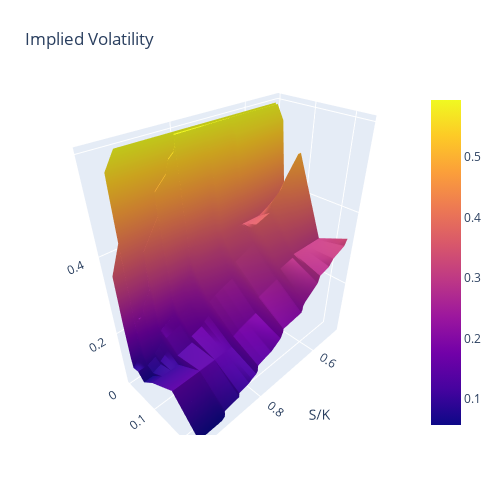

Source (notebook cell):
### Code cell
#LINEAR INTERPOLATION
new_df = option.df[['moneyness', '_T', 'I_VOL_BS']]
new_df = new_df.pivot(index = '_T',columns='moneyness', values='I_VOL_BS')

new_df=new_df.interpolate(method='linear',axis=1,limit_direction='both')
z = new_df
x = list(new_df.columns)
y = list(new_df.index)


fig = go.Figure(data=[go.Surface(z=z, x=x, y=y)])
fig.update_layout(title='Implied Volatility', autosize=False,
                  width=500, height=500,
                  margin=dict(l=65, r=50, b=65, t=90))
fig.update_scenes(xaxis_title_text='S/K', yaxis_title_text='Exp', zaxis_title_text='IV') 
fig.show()

### Figure 1 — Plotly figure (JSON) as saved in the notebook; plotly's stock layout.template omitted (floating-point values rounded to 4 significant figures; data arrays with more than 128 entries replaced by an {"elided": "..."} marker saying what was removed)
{"data": [{"type": "surface", "x": [0.5075, 0.5167, 0.5565, 0.5708, 0.6029, 0.6059, 0.609, 0.6524, 0.6571, 0.6577, 0.6611, 0.723, 0.7235, 0.7271, 0.7308, 0.7612, 0.7857, 0.8031, 0.8033, 0.8033, 0.8038, 0.8079, 0.8216, 0.8303, 0.8605, 0.8607, 0.8607, 0.9035, 0.9038, 0.9038, 0.9044, 0.9133, 0.927, 0.9271, 0.9511, 0.9514, 0.9514, 0.9515, 0.9515, 0.9771, 0.9771, 0.9772], "y": [0.0008756, 0.003615, 0.006355, 0.02553, 0.04471, 0.08307, 0.1598, 0.2365], "z": {"elided": "8x42 float values"}}], "layout": {"autosize": false, "height": 500, "margin": {"b": 65, "l": 65, "r": 50, "t": 90}, "scene": {"xaxis": {"title": {"text": "S/K"}}, "yaxis": {"title": {"text": "Exp"}}, "zaxis": {"title": {"text": "IV"}}}, "title": {"text": "Implied Volatility"}, "width": 500}}
